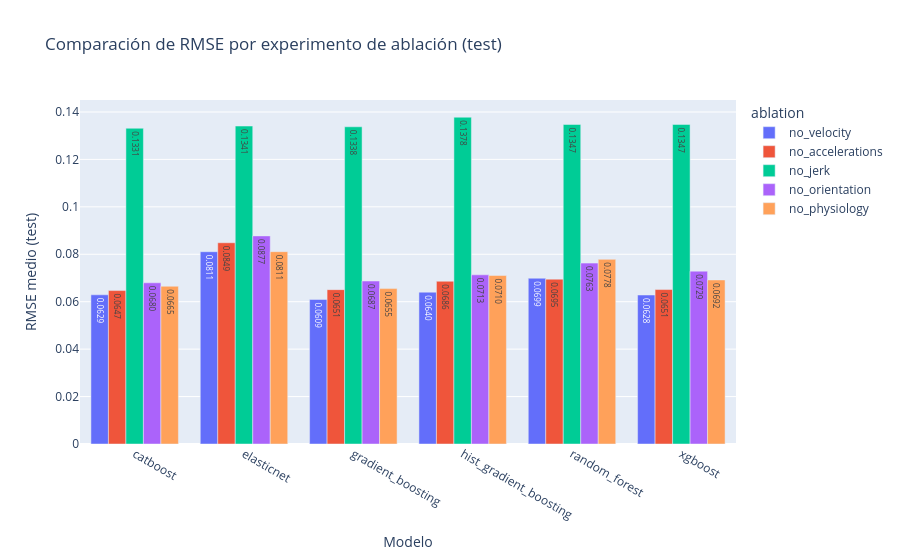

Source (notebook cell):
### Code cell
fig = px.bar(
    ablation_df[ablation_df['split']=='test'],
    x='model',
    y='rmse_mean',
    color='ablation',
    barmode='group',
    title='Comparación de RMSE por experimento de ablación (test)',
    text_auto='.4f'
)
fig.update_layout(xaxis_title='Modelo', yaxis_title='RMSE medio (test)')
fig.show()

### Figure 1 — Plotly figure (JSON) as saved in the notebook; plotly's stock layout.template omitted (floating-point values rounded to 4 significant figures)
{"data": [{"alignmentgroup": "True", "hovertemplate": "ablation=no_velocity<br>model=%{x}<br>rmse_mean=%{y}<extra></extra>", "legendgroup": "no_velocity", "marker": {"color": "#636efa", "pattern": {"shape": ""}}, "name": "no_velocity", "offsetgroup": "no_velocity", "orientation": "v", "showlegend": true, "textposition": "auto", "texttemplate": "%{y:.4f}", "type": "bar", "x": ["catboost", "elasticnet", "gradient_boosting", "hist_gradient_boosting", "random_forest", "xgboost"], "xaxis": "x", "y": [0.06291, 0.08108, 0.06094, 0.06402, 0.0699, 0.06282], "yaxis": "y"}, {"alignmentgroup": "True", "hovertemplate": "ablation=no_accelerations<br>model=%{x}<br>rmse_mean=%{y}<extra></extra>", "legendgroup": "no_accelerations", "marker": {"color": "#EF553B", "pattern": {"shape": ""}}, "name": "no_accelerations", "offsetgroup": "no_accelerations", "orientation": "v", "showlegend": true, "textposition": "auto", "texttemplate": "%{y:.4f}", "type": "bar", "x": ["catboost", "elasticnet", "gradient_boosting", "hist_gradient_boosting", "random_forest", "xgboost"], "xaxis": "x", "y": [0.06469, 0.08485, 0.06509, 0.06863, 0.06951, 0.06513], "yaxis": "y"}, {"alignmentgroup": "True", "hovertemplate": "ablation=no_jerk<br>model=%{x}<br>rmse_mean=%{y}<extra></extra>", "legendgroup": "no_jerk", "marker": {"color": "#00cc96", "pattern": {"shape": ""}}, "name": "no_jerk", "offsetgroup": "no_jerk", "orientation": "v", "showlegend": true, "textposition": "auto", "texttemplate": "%{y:.4f}", "type": "bar", "x": ["catboost", "elasticnet", "gradient_boosting", "hist_gradient_boosting", "random_forest", "xgboost"], "xaxis": "x", "y": [0.1331, 0.1341, 0.1338, 0.1378, 0.1347, 0.1347], "yaxis": "y"}, {"alignmentgroup": "True", "hovertemplate": "ablation=no_orientation<br>model=%{x}<br>rmse_mean=%{y}<extra></extra>", "legendgroup": "no_orientation", "marker": {"color": "#ab63fa", "pattern": {"shape": ""}}, "name": "no_orientation", "offsetgroup": "no_orientation", "orientation": "v", "showlegend": true, "textposition": "auto", "texttemplate": "%{y:.4f}", "type": "bar", "x": ["catboost", "elasticnet", "gradient_boosting", "hist_gradient_boosting", "random_forest", "xgboost"], "xaxis": "x", "y": [0.06796, 0.08775, 0.06872, 0.07133, 0.07627, 0.07288], "yaxis": "y"}, {"alignmentgroup": "True", "hovertemplate": "ablation=no_physiology<br>model=%{x}<br>rmse_mean=%{y}<extra></extra>", "legendgroup": "no_physiology", "marker": {"color": "#FFA15A", "pattern": {"shape": ""}}, "name": "no_physiology", "offsetgroup": "no_physiology", "orientation": "v", "showlegend": true, "textposition": "auto", "texttemplate": "%{y:.4f}", "type": "bar", "x": ["catboost", "elasticnet", "gradient_boosting", "hist_gradient_boosting", "random_forest", "xgboost"], "xaxis": "x", "y": [0.06651, 0.08109, 0.06552, 0.07103, 0.07785, 0.06917], "yaxis": "y"}], "layout": {"barmode": "group", "legend": {"title": {"text": "ablation"}, "tracegroupgap": 0}, "title": {"text": "Comparación de RMSE por experimento de ablación (test)"}, "xaxis": {"anchor": "y", "domain": [0, 1], "title": {"text": "Modelo"}}, "yaxis": {"anchor": "x", "domain": [0, 1], "title": {"text": "RMSE medio (test)"}}}}
